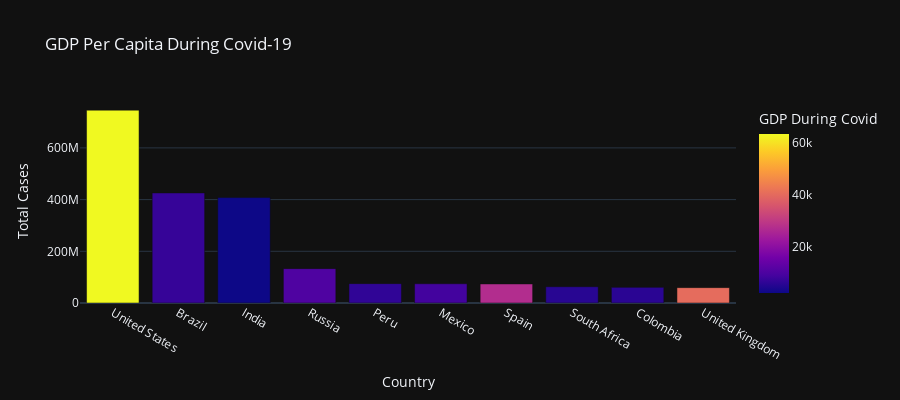

Write notebook code for a chart like this one.
### Markdown cell above
Now let’s have a look at the GDP per capita during the rise in the cases of covid-19

### Code cell
#  Let’s check the GDP per capita during the rise in the cases of covid-19

fig = px.bar(data, x='Country', y='Total Cases',
             hover_data=['Population', 'Total Deaths'], 
             color='GDP During Covid', height=400, 
             title="GDP Per Capita During Covid-19")
fig.show()

### Figure 1 — Plotly figure (JSON) as saved in the notebook; plotly's stock layout.template omitted (floating-point values rounded to 4 significant figures)
{"data": [{"alignmentgroup": "True", "customdata": [[19.62, 26477574], [19.17, 14340567], [21.05, 7247327], [18.8, 2131571], [17.31, 3020038], [18.67, 7295850], [17.66, 5510624], [17.9, 1357682], [17.75, 1936134], [18.03, 7249573]], "hovertemplate": "Country=%{x}<br>Total Cases=%{y}<br>Population=%{customdata[0]}<br>Total Deaths=%{customdata[1]}<br>GDP During Covid=%{marker.color}<extra></extra>", "legendgroup": "", "marker": {"color": [63540.0, 6797.0, 1901.0, 10130.0, 6127.0, 8347.0, 27060.0, 5091.0, 5333.0, 40280.0], "coloraxis": "coloraxis", "pattern": {"shape": ""}}, "name": "", "offsetgroup": "", "orientation": "v", "showlegend": false, "textposition": "auto", "type": "bar", "x": ["United States", "Brazil", "India", "Russia", "Peru", "Mexico", "Spain", "South Africa", "Colombia", "United Kingdom"], "xaxis": "x", "y": [746014098, 425704517, 407771615, 132888951, 74882695, 74347548, 73717676, 63027659, 60543682, 59475032], "yaxis": "y"}], "layout": {"barmode": "relative", "coloraxis": {"colorbar": {"title": {"text": "GDP During Covid"}}, "colorscale": [[0, "#0d0887"], [0.1111, "#46039f"], [0.2222, "#7201a8"], [0.3333, "#9c179e"], [0.4444, "#bd3786"], [0.5556, "#d8576b"], [0.6667, "#ed7953"], [0.7778, "#fb9f3a"], [0.8889, "#fdca26"], [1, "#f0f921"]]}, "height": 400, "legend": {"tracegroupgap": 0}, "title": {"text": "GDP Per Capita During Covid-19"}, "xaxis": {"anchor": "y", "domain": [0, 1], "title": {"text": "Country"}}, "yaxis": {"anchor": "x", "domain": [0, 1], "title": {"text": "Total Cases"}}}}
